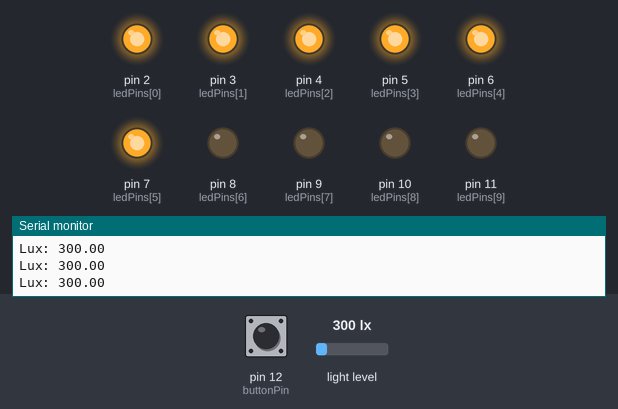
Simulated run of this sketch. Board: Arduino Uno, built with avr-gcc and run on an emulated ATmega328P. Parts: output pins drawn as LEDs (lit = HIGH), the last lines printed to the serial monitor. The test bench sets the inputs (shaded band); at power-on: light level 300 lx, pin 12 (buttonPin) HIGH.

Above: at 1.2 s.
1.3 s: light level set to 277 lx
At 1.8 s:
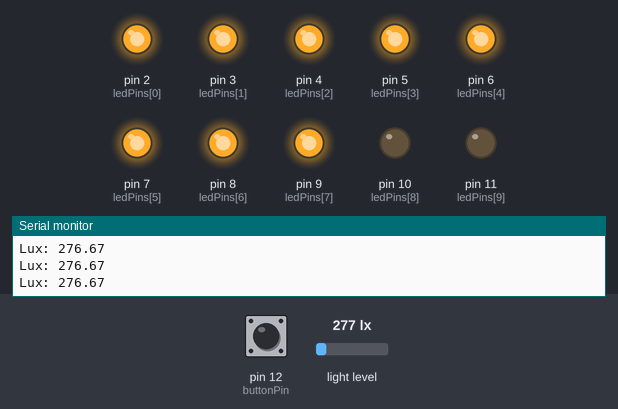
2.8 s: pin 12 (buttonPin) pulled LOW for 0.15 s
At 3.5 s:
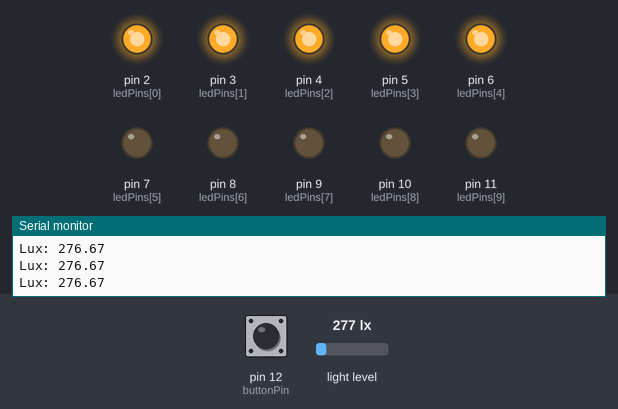
4.4 s: pin 12 (buttonPin) pulled LOW for 1 s
At 4.8 s:
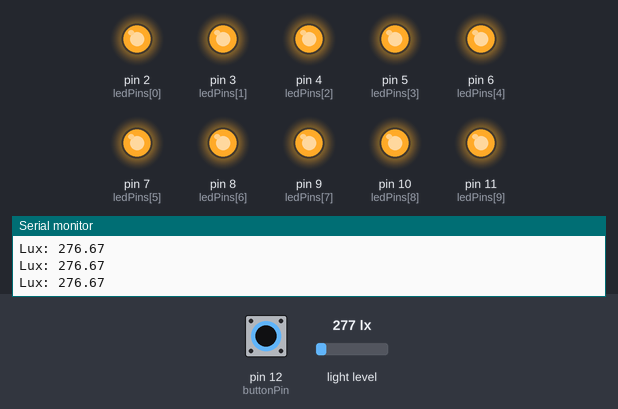
6.9 s: pin 12 (buttonPin) pulled LOW for 3.2 s
At 8.0 s:
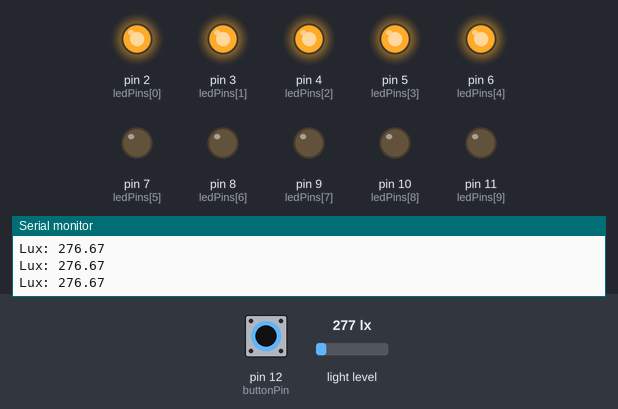
14.6 s: light level set to 914 lx
At 17.4 s:
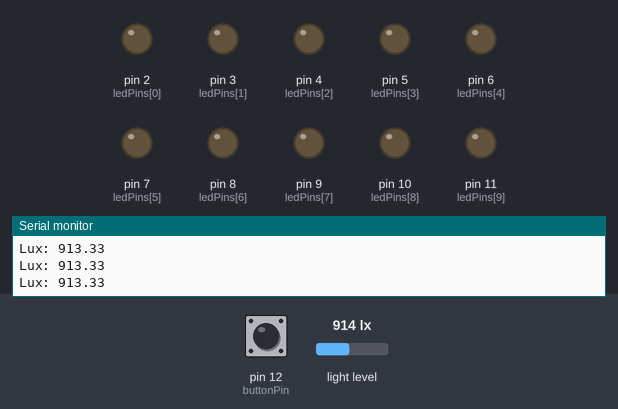
17.6 s: light level set to 877 lx
At 19.1 s:
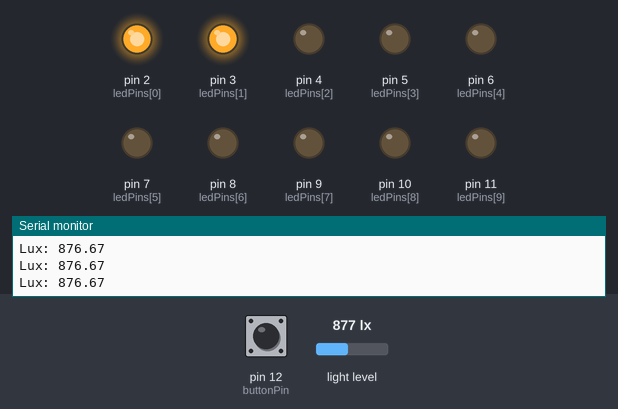
Timing chart, 0 to 20.1 s (numbered marks = the images above; inputs shaded):
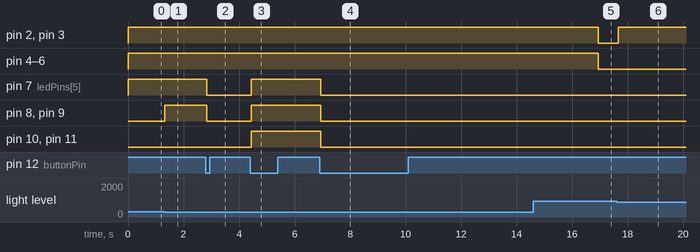

The sketch:

Bai7.ino
```cpp
#include <Wire.h>
#include <BH1750.h>

BH1750 lightMeter;

const int ledPins[] = {2, 3, 4, 5, 6, 7, 8, 9, 10, 11}; // LED pins
const int buttonPin = 12; // Button pin
unsigned long lastButtonPress = 0; // Time of the last button press
int buttonState = 0; // Current button state
int lastButtonState = 0; // Last button state
int pressCount = 0; // Button press count
bool manualMode = false; // Whether in manual mode

void setup() {
  Serial.begin(9600);
  lightMeter.begin();
  pinMode(buttonPin, INPUT_PULLUP); // Setup button pin with pull-up resistor

  // Initialize LED pins
  for (int i = 0; i < 10; i++) {
    pinMode(ledPins[i], OUTPUT);
  }
}

void loop() {
  buttonState = digitalRead(buttonPin);

  // Detect button press
  if (buttonState == LOW && lastButtonState == HIGH) {
    pressCount++;
    lastButtonPress = millis(); // Update time of the last button press

    if (pressCount > 2) {
      pressCount = 1; // Reset the press count after the second press
    }

    manualMode = true; // Switch to manual mode on button press
  }

  lastButtonState = buttonState;

  // Check for timeout (10 seconds) to switch back to sensor mode
  if (millis() - lastButtonPress > 10000 && manualMode) {
    manualMode = false; // Switch back to sensor mode after timeout
    pressCount = 0; // Reset press count
  }

  if (manualMode) {
    if (pressCount == 1) {
      updateLEDs(5); // First press, show 5 LEDs
    } else if (pressCount == 2) {
      updateLEDs(10); // Second press, show 10 LEDs
    }
  } else {
    // Read light sensor value after timeout
    float lux = lightMeter.readLightLevel();
    Serial.print("Lux: ");
    Serial.println(lux);

    // Adjust LED count based on light intensity
    int ledCount;
    if (lux < 100) {
      ledCount = 10; // Low light, turn on all LEDs
    } else if (lux < 300) {
      ledCount = 8; // Medium light, turn on 8 LEDs
    } else if (lux < 500) {
      ledCount = 6; // Good light, turn on 6 LEDs
    } else if (lux < 700) {
      ledCount = 4; // Almost enough light, turn on 4 LEDs
    } else if (lux < 900) {
      ledCount = 2; // Quite enough light, turn on 2 LEDs
    } else {
      ledCount = 0; // Enough light, turn off all LEDs
    }

    updateLEDs(ledCount);
  }

  delay(100); // Small delay for button debounce and stability
}

void updateLEDs(int count) {
  for (int i = 0; i < 10; i++) {
    if (i < count) {
      digitalWrite(ledPins[i], HIGH);
    } else {
      digitalWrite(ledPins[i], LOW);
    }
  }
}
```

Measured:
- the behaviour switches between 300 and 299 lx on light level (found by bisection; images 0 and 1)
- the behaviour switches between 901 and 900 lx on light level (found by bisection; images 5 and 6)
- after the input at 1.3 s, pin 8 (ledPins[6]), pin 9 (ledPins[7]): LOW → HIGH at once
- after the input at 2.8 s, pin 7 (ledPins[5]), pin 8 (ledPins[6]), pin 9 (ledPins[7]): HIGH → LOW at once
- after the input at 4.4 s, pin 7 (ledPins[5]), pin 8 (ledPins[6]), pin 9 (ledPins[7]), pin 10 (ledPins[8]), pin 11 (ledPins[9]): LOW → HIGH at once
- after the input at 6.9 s, pin 7 (ledPins[5]), pin 8 (ledPins[6]), pin 9 (ledPins[7]): HIGH → LOW at once; pin 10 (ledPins[8]), pin 11 (ledPins[9]): HIGH → LOW after 0.04 s instead of 7.5 s
- after the input at 14.6 s, pin 2 (ledPins[0]), pin 3 (ledPins[1]), pin 4 (ledPins[2]), pin 5 (ledPins[3]), pin 6 (ledPins[4]): HIGH → LOW after 2.3 s; pin 7 (ledPins[5]), pin 8 (ledPins[6]), pin 9 (ledPins[7]): stays LOW (without the input it goes to HIGH after 2.3 s)
- after the input at 17.6 s, pin 2 (ledPins[0]), pin 3 (ledPins[1]): LOW → HIGH after 0.05 s
